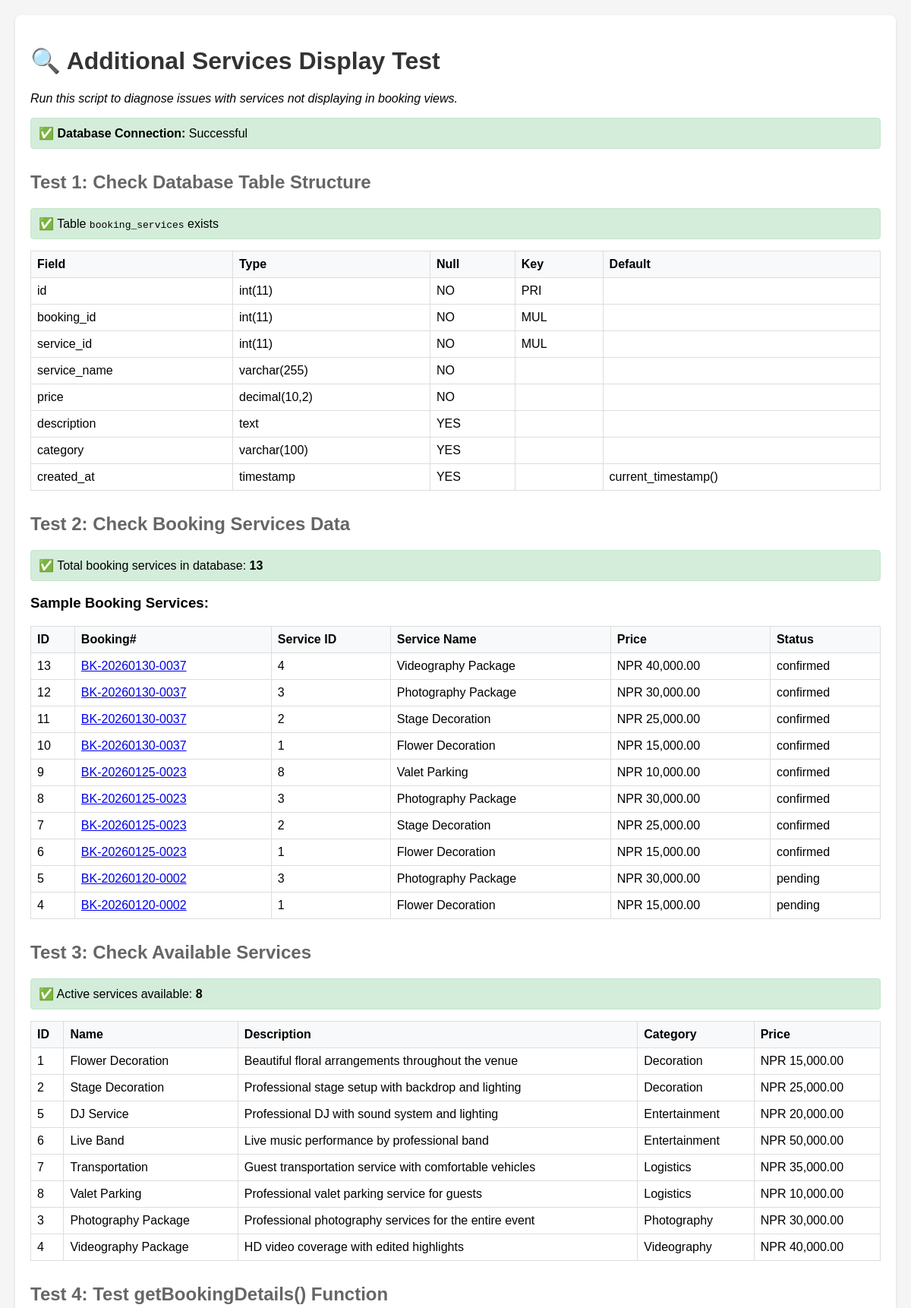
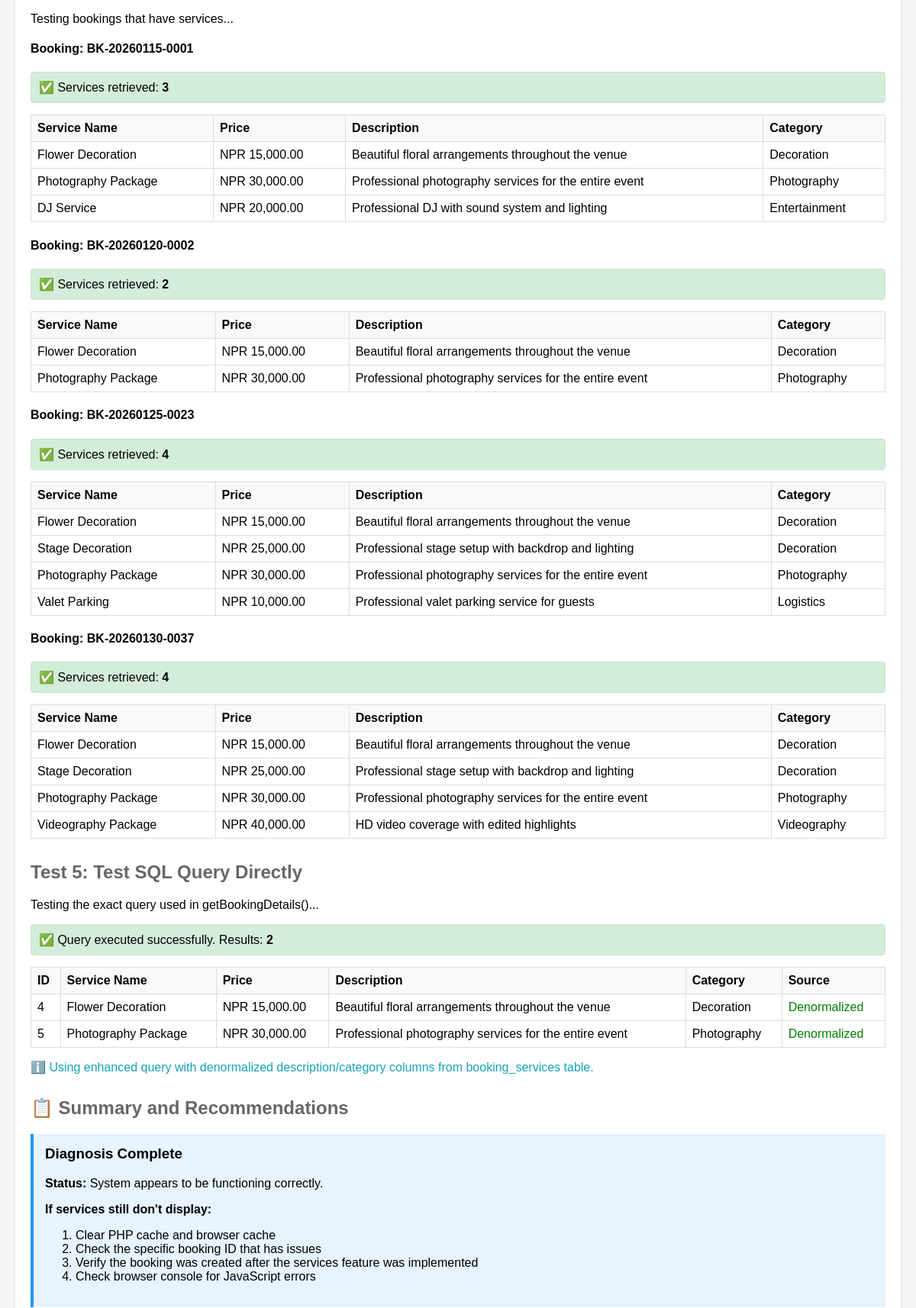
Page /test-services-display.php (upper part) on the committed database (2 pictures, top to bottom).
### tables this page shows
CREATE TABLE booking_services (
    id INT PRIMARY KEY AUTO_INCREMENT,
    booking_id INT NOT NULL,
    service_id INT NOT NULL,
    service_name VARCHAR(255) NOT NULL,
    price DECIMAL(10, 2) NOT NULL,
    description TEXT,
    category VARCHAR(100),
    created_at TIMESTAMP DEFAULT CURRENT_TIMESTAMP,
    FOREIGN KEY (booking_id) REFERENCES bookings(id) ON DELETE CASCADE,
    FOREIGN KEY (service_id) REFERENCES additional_services(id)
);

CREATE TABLE bookings (
    id INT PRIMARY KEY AUTO_INCREMENT,
    booking_number VARCHAR(50) UNIQUE NOT NULL,
    customer_id INT NOT NULL,
    hall_id INT NOT NULL,
    event_date DATE NOT NULL,
    shift ENUM('morning', 'afternoon', 'evening', 'fullday') NOT NULL,
    event_type VARCHAR(100) NOT NULL,
    number_of_guests INT NOT NULL,
    hall_price DECIMAL(10, 2) NOT NULL,
    menu_total DECIMAL(10, 2) DEFAULT 0,
    services_total DECIMAL(10, 2) DEFAULT 0,
    subtotal DECIMAL(10, 2) NOT NULL,
    tax_amount DECIMAL(10, 2) DEFAULT 0,
    grand_total DECIMAL(10, 2) NOT NULL,
    special_requests TEXT,
    booking_status ENUM('pending', 'payment_submitted', 'confirmed', 'cancelled', 'completed') DEFAULT 'pending',
    payment_status ENUM('pending', 'partial', 'paid', 'cancelled') DEFAULT 'pending',
    advance_payment_received TINYINT(1) DEFAULT 0 COMMENT 'Whether advance payment has been received (0=No, 1=Yes)',
    created_at TIMESTAMP DEFAULT CURRENT_TIMESTAMP,
    updated_at TIMESTAMP DEFAULT CURRENT_TIMESTAMP ON UPDATE CURRENT_TIMESTAMP,
    FOREIGN KEY (customer_id) REFERENCES customers(id),
    FOREIGN KEY (hall_id) REFERENCES halls(id),
    INDEX idx_event_date (event_date),
    INDEX idx_booking_number (booking_number),
    INDEX idx_status (booking_status),
    INDEX idx_advance_payment_received (advance_payment_received)
);

CREATE TABLE additional_services (
    id INT PRIMARY KEY AUTO_INCREMENT,
    name VARCHAR(255) NOT NULL,
    description TEXT,
    price DECIMAL(10, 2) NOT NULL,
    category VARCHAR(100),
    status ENUM('active', 'inactive') DEFAULT 'active',
    created_at TIMESTAMP DEFAULT CURRENT_TIMESTAMP,
    updated_at TIMESTAMP DEFAULT CURRENT_TIMESTAMP ON UPDATE CURRENT_TIMESTAMP
);

### includes/functions.php (called while the page is built, shortened)
<?php
function getBookingDetails($booking_id) {
    try {
        $db = getDB();
        $sql = "SELECT b.*, c.full_name, c.phone, c.email, c.address,
                       h.name as hall_name, h.capacity,
                       v.name as venue_name, v.location
                FROM bookings b
                INNER JOIN customers c ON b.customer_id = c.id
                INNER JOIN halls h ON b.hall_id = h.id
                INNER JOIN venues v ON h.venue_id = v.id
                WHERE b.id = ?";
        $stmt = $db->prepare($sql);
        $stmt->execute([$booking_id]);
        $booking = $stmt->fetch();
        if ($booking) {
            $stmt = $db->prepare("SELECT bm.*, m.name as menu_name FROM booking_menus bm INNER JOIN menus m ON bm.menu_id = m.id WHERE bm.booking_id = ?");
            if ($stmt) {
                $stmt->execute([$booking_id]);
                $booking['menus'] = $stmt->fetchAll();
            } else {
                $booking['menus'] = [];
            }
            if (!empty($booking['menus'])) {
                $itemsStmt = $db->prepare("SELECT item_name, category, display_order FROM menu_items WHERE menu_id = ? ORDER BY display_order, category");
                if ($itemsStmt) {
                    foreach ($booking['menus'] as &$menu) {
                        $itemsStmt->execute([$menu['menu_id']]);
                        $menu['items'] = $itemsStmt->fetchAll();
                    }
                }
            }
            $stmt = $db->prepare("
                SELECT bs.id, bs.booking_id, bs.service_id, bs.service_name, bs.price,
                       bs.description, bs.category
                FROM booking_services bs
                WHERE bs.booking_id = ?
            ");
            if ($stmt) {
                $stmt->execute([$booking_id]);
                $booking['services'] = $stmt->fetchAll();
            } else {
                $booking['services'] = [];
            }
        }
        return $booking;
    } catch (PDOException $e) {
        error_log("Database error in getBookingDetails: " . $e->getMessage());
        throw new Exception("Unable to retrieve booking information");
    } catch (Exception $e) {
        error_log("Error in getBookingDetails: " . $e->getMessage());
        throw new Exception("Unable to retrieve booking information");
    }
}
    ?>

### test-services-display.php (the view, shortened to what this page needs)
<?php
require_once __DIR__ . '/includes/functions.php';
?>
<!DOCTYPE html>
<html lang="en">
<head>
</head>
<body>
    <div class="container">
        <h1>🔍 Additional Services Display Test</h1>
        <p><em>Run this script to diagnose issues with services not displaying in booking views.</em></p>
        <?php
        try {
            $db = getDB();
            echo '<div class="test-result test-pass">✅ <strong>Database Connection:</strong> Successful</div>';
            echo '<h2>Test 1: Check Database Table Structure</h2>';
            $tables = $db->query("SHOW TABLES LIKE 'booking_services'")->fetchAll();
            if (count($tables) > 0) {
                echo '<div class="test-result test-pass">✅ Table <code>booking_services</code> exists</div>';
                $columns = $db->query("DESCRIBE booking_services")->fetchAll();
                echo '<table><thead><tr><th>Field</th><th>Type</th><th>Null</th><th>Key</th><th>Default</th></tr></thead><tbody>';
                foreach ($columns as $col) {
                    echo '<tr>';
                    echo '<td>' . htmlspecialchars($col['Field']) . '</td>';
                    echo '<td>' . htmlspecialchars($col['Type']) . '</td>';
                    echo '<td>' . htmlspecialchars($col['Null']) . '</td>';
                    echo '<td>' . htmlspecialchars($col['Key']) . '</td>';
                    echo '<td>' . htmlspecialchars($col['Default']) . '</td>';
                    echo '</tr>';
                }
                echo '</tbody></table>';
            } else {
                echo '<div class="test-result test-fail">❌ Table <code>booking_services</code> does NOT exist. Please run database setup.</div>';
            }
            echo '<h2>Test 2: Check Booking Services Data</h2>';
            $count = $db->query("SELECT COUNT(*) as count FROM booking_services")->fetch();
            echo '<div class="test-result ' . ($count['count'] > 0 ? 'test-pass' : 'test-fail') . '">';
            echo ($count['count'] > 0 ? '✅' : '⚠️') . ' Total booking services in database: <strong>' . $count['count'] . '</strong>';
            echo '</div>';
            if ($count['count'] > 0) {
                echo '<h3>Sample Booking Services:</h3>';
                $samples = $db->query("
                    SELECT bs.id, bs.booking_id, bs.service_id, bs.service_name, bs.price,
                           b.booking_number, b.booking_status
                    FROM booking_services bs
                    LEFT JOIN bookings b ON bs.booking_id = b.id
                    ORDER BY bs.booking_id DESC
                    LIMIT 10
                ")->fetchAll();
                echo '<table><thead><tr><th>ID</th><th>Booking#</th><th>Service ID</th><th>Service Name</th><th>Price</th><th>Status</th></tr></thead><tbody>';
                foreach ($samples as $sample) {
                    echo '<tr>';
                    echo '<td>' . htmlspecialchars($sample['id']) . '</td>';
                    echo '<td><a href="admin/bookings/view.php?id=' . htmlspecialchars($sample['booking_id'], ENT_QUOTES, 'UTF-8') . '" target="_blank">' . htmlspecialchars($sample['booking_number']) . '</a></td>';
                    echo '<td>' . htmlspecialchars($sample['service_id']) . '</td>';
                    echo '<td>' . htmlspecialchars($sample['service_name']) . '</td>';
                    echo '<td>NPR ' . number_format($sample['price'], 2) . '</td>';
                    echo '<td>' . htmlspecialchars($sample['booking_status']) . '</td>';
                    echo '</tr>';
                }
                echo '</tbody></table>';
            }
            echo '<h2>Test 3: Check Available Services</h2>';
            $servicesCount = $db->query("SELECT COUNT(*) as count FROM additional_services WHERE status = 'active'")->fetch();
            echo '<div class="test-result ' . ($servicesCount['count'] > 0 ? 'test-pass' : 'test-fail') . '">';
            echo ($servicesCount['count'] > 0 ? '✅' : '❌') . ' Active services available: <strong>' . $servicesCount['count'] . '</strong>';
            echo '</div>';
            if ($servicesCount['count'] > 0) {
                $services = $db->query("SELECT id, name, description, price, category FROM additional_services WHERE status = 'active' ORDER BY category, name")->fetchAll();
                echo '<table><thead><tr><th>ID</th><th>Name</th><th>Description</th><th>Category</th><th>Price</th></tr></thead><tbody>';
                foreach ($services as $service) {
                    echo '<tr>';
                    echo '<td>' . htmlspecialchars($service['id']) . '</td>';
                    echo '<td>' . htmlspecialchars($service['name']) . '</td>';
                    echo '<td>' . htmlspecialchars($service['description']) . '</td>';
                    echo '<td>' . htmlspecialchars($service['category']) . '</td>';
                    echo '<td>NPR ' . number_format($service['price'], 2) . '</td>';
                    echo '</tr>';
                }
                echo '</tbody></table>';
            } else {
                echo '<div class="test-result test-fail">❌ No active services found. Users cannot select services during booking.</div>';
            }
            echo '<h2>Test 4: Test getBookingDetails() Function</h2>';
            $testBookings = $db->query("
                SELECT DISTINCT b.id, b.booking_number
                FROM bookings b
                INNER JOIN booking_services bs ON b.id = bs.booking_id
                LIMIT 5
            ")->fetchAll();
            if (count($testBookings) > 0) {
                echo '<p>Testing bookings that have services...</p>';
                foreach ($testBookings as $testBooking) {
                    echo '<h4>Booking: ' . htmlspecialchars($testBooking['booking_number']) . '</h4>';
                    try {
                        $details = getBookingDetails($testBooking['id']);
                        if (isset($details['services']) && is_array($details['services'])) {
                            $serviceCount = count($details['services']);
                            echo '<div class="test-result ' . ($serviceCount > 0 ? 'test-pass' : 'test-fail') . '">';
                            echo ($serviceCount > 0 ? '✅' : '❌') . ' Services retrieved: <strong>' . $serviceCount . '</strong>';
                            echo '</div>';
                            if ($serviceCount > 0) {
                                echo '<table><thead><tr><th>Service Name</th><th>Price</th><th>Description</th><th>Category</th></tr></thead><tbody>';
                                foreach ($details['services'] as $service) {
                                    echo '<tr>';
                                    echo '<td>' . htmlspecialchars($service['service_name']) . '</td>';
                                    echo '<td>NPR ' . number_format($service['price'], 2) . '</td>';
                                    echo '<td>' . htmlspecialchars($service['description'] ?? 'No description available') . '</td>';
                                    echo '<td>' . htmlspecialchars($service['category'] ?? 'Uncategorized') . '</td>';
                                    echo '</tr>';
                                }
                                echo '</tbody></table>';
                            }
                        } else {
                            echo '<div class="test-result test-fail">❌ Services array not found in booking details</div>';
                        }
                    } catch (Exception $e) {
                        echo '<div class="test-result test-fail">❌ Error: ' . htmlspecialchars($e->getMessage()) . '</div>';
                    }
                }
            } else {
                echo '<div class="warning">⚠️ No bookings with services found to test</div>';
            }
            echo '<h2>Test 5: Test SQL Query Directly</h2>';
            echo '<p>Testing the exact query used in getBookingDetails()...</p>';
            $testBookingId = $db->query("SELECT DISTINCT b.id FROM bookings b INNER JOIN booking_services bs ON b.id = bs.booking_id LIMIT 1")->fetch();
            if ($testBookingId) {
                $stmt = $db->prepare("
                    SELECT bs.id, bs.booking_id, bs.service_id, bs.service_name, bs.price,
                           bs.description, bs.category
                    FROM booking_services bs
                    WHERE bs.booking_id = ?
                ");
                $stmt->execute([$testBookingId['id']]);
                $results = $stmt->fetchAll();
                echo '<div class="test-result test-pass">✅ Query executed successfully. Results: <strong>' . count($results) . '</strong></div>';
                if (count($results) > 0) {
                    echo '<table><thead><tr><th>ID</th><th>Service Name</th><th>Price</th><th>Description</th><th>Category</th><th>Source</th></tr></thead><tbody>';
                    foreach ($results as $row) {
                        echo '<tr>';
                        echo '<td>' . htmlspecialchars($row['id']) . '</td>';
                        echo '<td>' . htmlspecialchars($row['service_name']) . '</td>';
                        echo '<td>NPR ' . number_format($row['price'], 2) . '</td>';
                        echo '<td>' . htmlspecialchars($row['description'] ?? 'No description available') . '</td>';
                        echo '<td>' . htmlspecialchars($row['category'] ?? 'Uncategorized') . '</td>';
                        echo '<td><span style="color: green;">Denormalized</span></td>';
                        echo '</tr>';
                    }
                    echo '</tbody></table>';
                    echo '<p class="info">ℹ️ Using enhanced query with denormalized description/category columns from booking_services table.</p>';
                }
            } else {
                echo '<div class="warning">⚠️ No bookings with services to test query</div>';
            }
            echo '<h2>📋 Summary and Recommendations</h2>';
            echo '<div style="background: #e7f3ff; padding: 15px; border-left: 4px solid #2196F3; margin: 20px 0;">';
            echo '<h3 style="margin-top: 0;">Diagnosis Complete</h3>';
            if ($count['count'] == 0) {
                echo '<p><strong>Issue Found:</strong> No booking services exist in the database.</p>';
                echo '<p><strong>Solution:</strong></p>';
                echo '<ol>';
                echo '<li>Import sample data: <code>mysql -u root -p venubooking < database/sample-data.sql</code></li>';
                echo '<li>Create a new booking with services through the front-end</li>';
                echo '<li>Make sure users can access booking-step4.php to select services</li>';
                echo '</ol>';
            } elseif ($servicesCount['count'] == 0) {
                echo '<p><strong>Issue Found:</strong> No active services available for selection.</p>';
                echo '<p><strong>Solution:</strong> Go to Admin Panel → Services → Add Service to create services users can select.</p>';
            } else {
                echo '<p><strong>Status:</strong> System appears to be functioning correctly.</p>';
                echo '<p><strong>If services still don\'t display:</strong></p>';
                echo '<ol>';
                echo '<li>Clear PHP cache and browser cache</li>';
                echo '<li>Check the specific booking ID that has issues</li>';
                echo '<li>Verify the booking was created after the services feature was implemented</li>';
                echo '<li>Check browser console for JavaScript errors</li>';
                echo '</ol>';
            }
            echo '</div>';
        } catch (Exception $e) {
            echo '<div class="test-result test-fail">❌ <strong>Error:</strong> ' . htmlspecialchars($e->getMessage()) . '</div>';
            echo '<p>Database connection or query failed. Please check your database configuration.</p>';
        }
        ?>
    </div>
</body>
</html>

### rows in the picture
booking_services: id "13", booking.booking_number "BK-20260130-0037", service "4", service_name "Videography Package", price "40,000.00", booking.booking_status "confirmed", description "HD video coverage with edited highlights", category "Videography"
booking_services: id "12", booking.booking_number "BK-20260130-0037", service "3", service_name "Photography Package", price "30,000.00", booking.booking_status "confirmed", description "Professional photography services for the entire event", category "Photography"
booking_services: id "11", booking.booking_number "BK-20260130-0037", service "2", service_name "Stage Decoration", price "25,000.00", booking.booking_status "confirmed", description "Professional stage setup with backdrop and lighting", category "Decoration"
booking_services: id "10", booking.booking_number "BK-20260130-0037", service "1", service_name "Flower Decoration", price "15,000.00", booking.booking_status "confirmed", description "Beautiful floral arrangements throughout the venue", category "Decoration"
booking_services: id "9", booking.booking_number "BK-20260125-0023", service "8", service_name "Valet Parking", price "10,000.00", booking.booking_status "confirmed", description "Professional valet parking service for guests", category "Logistics"
booking_services: id "8", booking.booking_number "BK-20260125-0023", service "3", service_name "Photography Package", price "30,000.00", booking.booking_status "confirmed", description "Professional photography services for the entire event", category "Photography"
booking_services: id "7", booking.booking_number "BK-20260125-0023", service "2", service_name "Stage Decoration", price "25,000.00", booking.booking_status "confirmed", description "Professional stage setup with backdrop and lighting", category "Decoration"
booking_services: id "6", booking.booking_number "BK-20260125-0023", service "1", service_name "Flower Decoration", price "15,000.00", booking.booking_status "confirmed", description "Beautiful floral arrangements throughout the venue", category "Decoration"
booking_services: id "5", booking.booking_number "BK-20260120-0002", service "3", service_name "Photography Package", price "30,000.00", booking.booking_status "pending", description "Professional photography services for the entire event", category "Photography"
booking_services: id "4", booking.booking_number "BK-20260120-0002", service "1", service_name "Flower Decoration", price "15,000.00", booking.booking_status "pending", description "Beautiful floral arrangements throughout the venue", category "Decoration"
additional_services: id "1", name "Flower Decoration", description "Beautiful floral arrangements throughout the venue", category "Decoration", price "15,000.00"
additional_services: id "2", name "Stage Decoration", description "Professional stage setup with backdrop and lighting", category "Decoration", price "25,000.00"
additional_services: id "5", name "DJ Service", description "Professional DJ with sound system and lighting", category "Entertainment", price "20,000.00"
additional_services: id "6", name "Live Band", description "Live music performance by professional band", category "Entertainment", price "50,000.00"
additional_services: id "7", name "Transportation", description "Guest transportation service with comfortable vehicles", category "Logistics", price "35,000.00"
additional_services: id "8", name "Valet Parking", description "Professional valet parking service for guests", category "Logistics", price "10,000.00"
additional_services: id "3", name "Photography Package", description "Professional photography services for the entire event", category "Photography", price "30,000.00"
additional_services: id "4", name "Videography Package", description "HD video coverage with edited highlights", category "Videography", price "40,000.00"
bookings: booking_number "BK-20260115-0001", serviceCount "3"
booking_services: service_name "Flower Decoration", price "15,000.00", description "Beautiful floral arrangements throughout the venue", category "Decoration"
booking_services: service_name "Photography Package", price "30,000.00", description "Professional photography services for the entire event", category "Photography"
booking_services: service_name "DJ Service", price "20,000.00", description "Professional DJ with sound system and lighting", category "Entertainment"
bookings: booking_number "BK-20260120-0002", serviceCount "2"
bookings: booking_number "BK-20260125-0023", serviceCount "4"
bookings: booking_number "BK-20260130-0037", serviceCount "4"

### other values in the picture
$col['Field'] "id"
$col['Type'] "int(11)"
$col['Null'] "NO"
$col['Key'] "PRI"
$col['Field'] "booking_id"
$col['Key'] "MUL"
$col['Field'] "service_id"
$col['Field'] "service_name"
$col['Type'] "varchar(255)"
$col['Field'] "price"
$col['Type'] "decimal(10,2)"
$col['Field'] "description"
$col['Type'] "text"
$col['Null'] "YES"
$col['Field'] "category"
